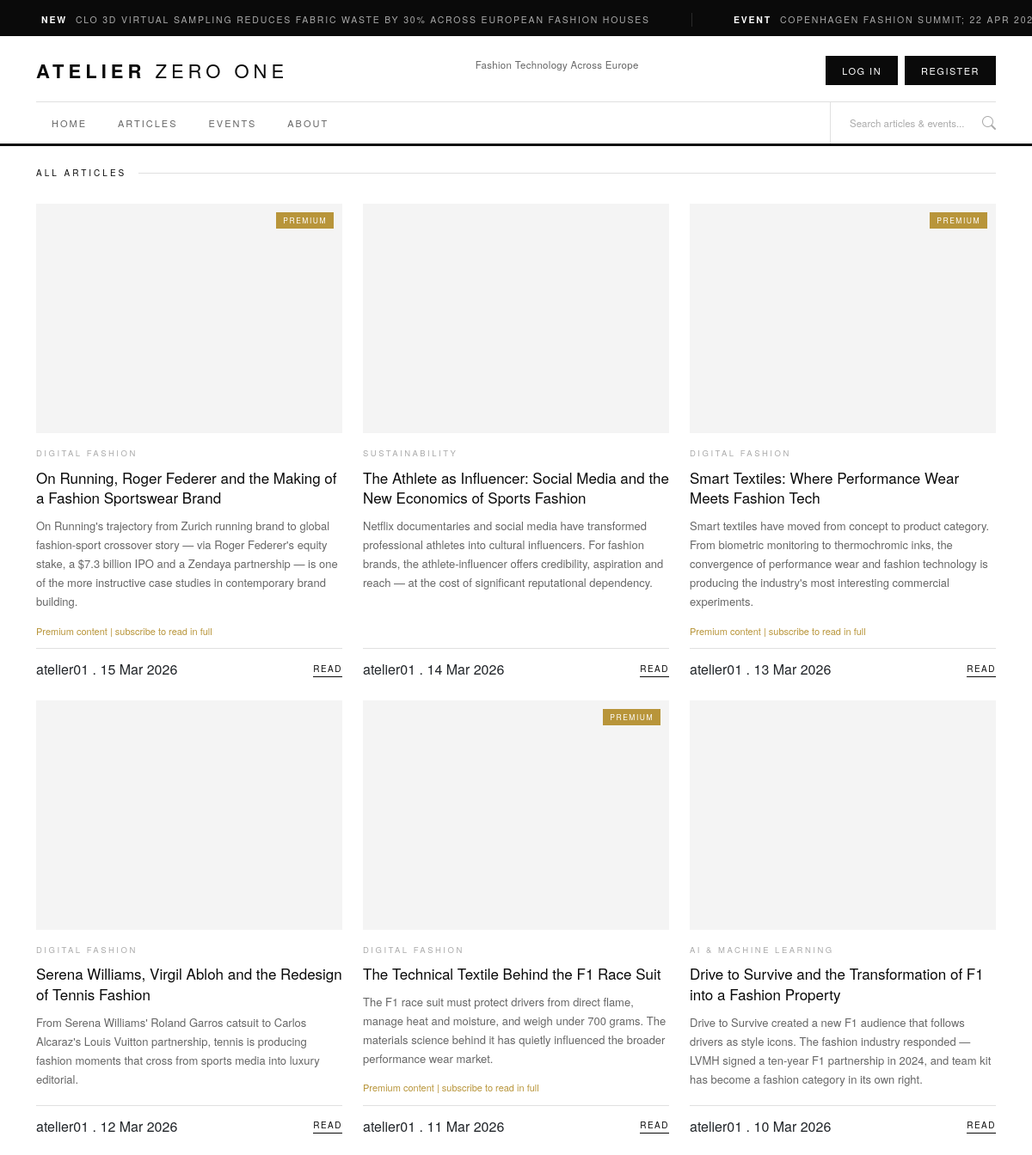
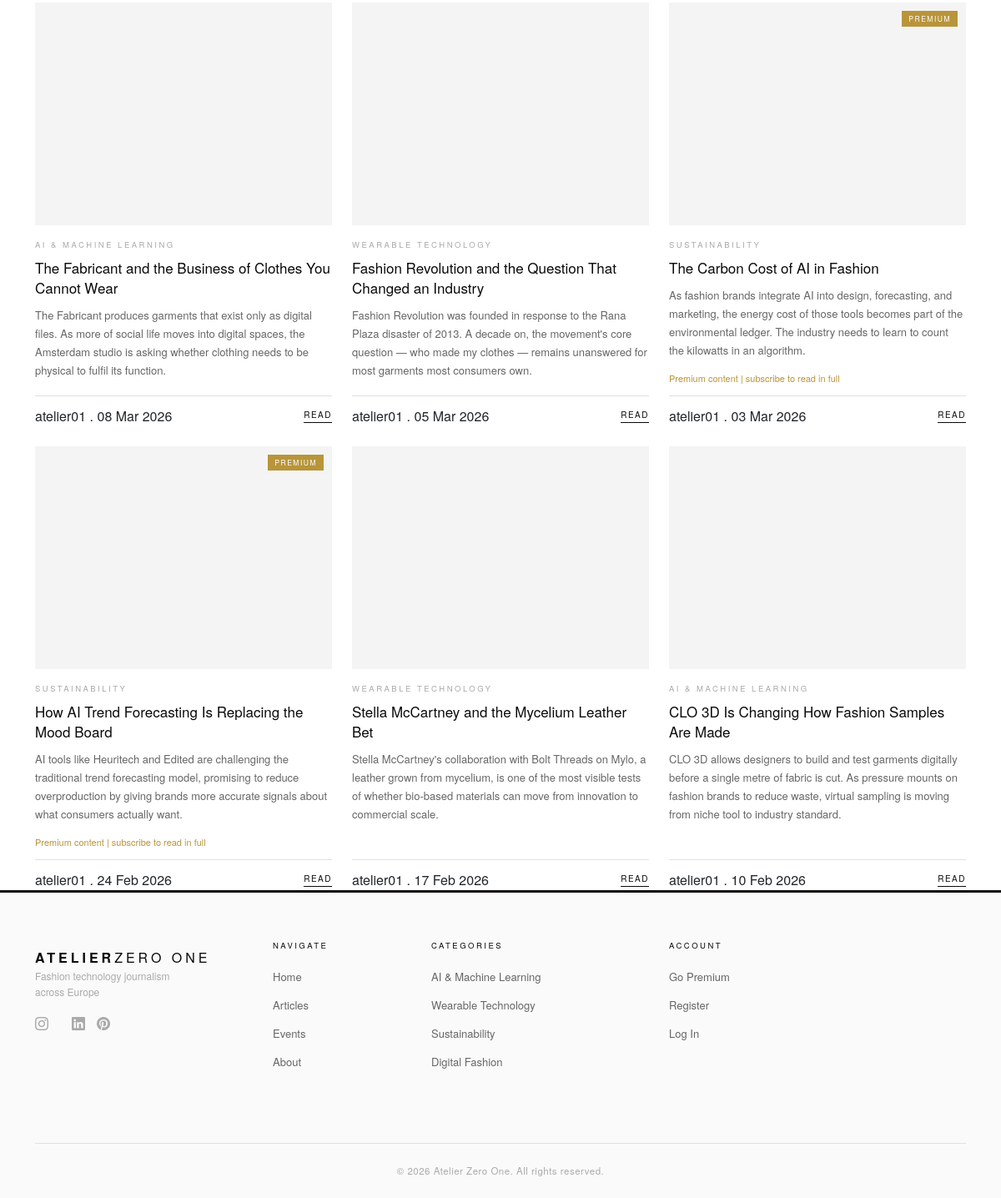
The app's page /articles/ with its own data (2 pictures, top to bottom).
### articles/models.py (models this page shows, shortened)
class Article(models.Model):
    title = models.CharField(max_length=200)
    slug = models.SlugField(unique=True)
    author = models.ForeignKey(
        User, on_delete=models.SET_NULL,
        null=True, blank=True, related_name='articles'
    )
    category = models.ForeignKey(
        Category, on_delete=models.SET_NULL,
        null=True, blank=True, related_name='articles'
    )
    body = models.TextField()
    excerpt = models.TextField(max_length=300, blank=True)
    image = CloudinaryField('image', blank=True, null=True)
    is_premium = models.BooleanField(default=False)
    is_published = models.BooleanField(default=False)
    published_at = models.DateTimeField(null=True, blank=True)
    created_at = models.DateTimeField(auto_now_add=True)
    updated_at = models.DateTimeField(auto_now=True)
    class Meta:
        ordering = ['-published_at']

class Category(models.Model):
    name = models.CharField(max_length=100)
    slug = models.SlugField(unique=True)
    description = models.TextField(blank=True)
    class Meta:
        verbose_name_plural = 'Categories'
        ordering = ['name']
    def __str__(self):
        return self.name

### articles/views.py (the view)
# urls.py: path('articles/', views.article_list, name='article_list'),
def article_list(request):
    articles = Article.objects.filter(is_published=True)
    categories = Category.objects.all()
    category_slug = request.GET.get('category')
    if category_slug:
        category = get_object_or_404(Category, slug=category_slug)
        articles = articles.filter(category=category)
    query = request.GET.get('q')
    if query:
        articles = articles.filter(title__icontains=query)
    context = {
        'articles': articles,
        'categories': categories,
    }
    return render(request, 'articles/article_list.html', context)

### articles/templates/articles/article_list.html (shortened to what this page needs)
{% extends "base.html" %}
{% load static %}
{% block extra_css %}
<link rel="stylesheet" href="{% static 'css/articles.css' %}">
{% endblock %}
{% block content %}
<div class="container">
    <div class="section-label-row mt-4">
        <span class="section-label">All Articles</span>
        <span class="section-rule"></span>
    </div>
</div>
<section class="articles-section">
    <div class="container">
        <div class="row g-4">
            {% for article in articles %}
            <div class="col-md-6 col-lg-4">
                <article class="article-card">
                    <div class="card-img">
                        {% if article.is_premium %}
                            <span class="premium-badge">Premium</span>
                        {% endif %}
                    </div>
                    <div class="card-cat">{{ article.category }}</div>
                    <h2 class="card-title">{{ article.title }}</h2>
                    <p class="card-excerpt">{{ article.excerpt }}</p>
                    {% if article.is_premium %}
                    <div class="card-lock">Premium content | subscribe to read in full</div>
                    {% endif %}
                    <div class="card-footer-row">
                        <div class="card-maeta">
                            <span>{{ article.author }}</span> . {{ article.published_at|date:"d M Y" }}
                        </div>
                        <a href="{% url 'articles:article_detail' article.slug %}" class="card-link">Read</a>
                    </div>
                </article>
            </div>
            {% empty %}
            <p>No articles yet.</p>
            {% endfor %}
        </div>
    </div>
</section>
{% endblock %}

### static/css/base.css (style rules this page uses)
:root { --black: #0a0a0a; --white: #ffffff; --grey-50: #fafafa; --grey-100: #f4f4f4; --grey-200: #e8e8e8; --grey-300: #d0d0d0; --grey-400: #aaaaaa; --grey-600: #666666; --grey-800: #333333; --border: #e0e0e0; --gold: #b8953a; --gold-light: #fffdf5; }
body { display: flex; flex-direction: column; min-height: 100vh; font-family: 'Helvetica Neue', Helvetica, Arial, sans-serif; }
.section-label-row { display: flex; align-items: center; gap: 14px; margin-bottom: 28px; }
.section-label { font-size: 10px; letter-spacing: 3px; text-transform: uppercase; color: var(--black); font-weight: 500; white-space: nowrap; }
.section-rule { flex: 1; height: 1px; background: var(--border); }
.article-card { display: flex; flex-direction: column; height: 100%; cursor: pointer; transition: transform 0.25s ease; }
.card-img { width: 100%; aspect-ratio: 4 / 3; background: var(--grey-100); margin-bottom: 16px; display: flex; align-items: center; justify-content: center; color: var(--grey-400); font-size: 10px; letter-spacing: 1px; position: relative; overflow: hidden; object-fit: cover; }
.premium-badge { position: absolute; top: 10px; right: 10px; font-size: 8.5px; letter-spacing: 1.5px; text-transform: uppercase; background: var(--gold); color: var(--white); padding: 3px 8px; }
.card-cat { font-size: 9.5px; letter-spacing: 2.5px; text-transform: uppercase; color: var(--grey-400); margin-bottom: 9px; }
.card-title { font-size: 17px; font-weight: 400; line-height: 1.4; color: var(--black); margin-bottom: 10px; transition: opacity 0.2s; }
.card-excerpt { font-size: 13px; color: var(--grey-600); line-height: 1.7; font-weight: 300; margin-bottom: 14px; flex: 1; }
.card-footer-row { display: flex; align-items: center; justify-content: space-between; padding-top: 12px; border-top: 1px solid var(--border); margin-top: auto; }
.card-link { font-size: 10px; letter-spacing: 1.5px; text-transform: uppercase; color: var(--black); border-bottom: 1px solid var(--black); padding-bottom: 1px; transition: opacity 0.2s; text-decoration: none; }
.card-lock { font-size: 11px; color: var(--gold); margin-bottom: 12px; display: flex; align-items: center; gap: 5px; }
.card-img { width: 100%; aspect-ratio: 4 / 3; background: var(--grey-100); margin-bottom: 16px; display: flex; align-items: center; justify-content: center; color: var(--grey-400); font-size: 10px; letter-spacing: 1px; position: relative; overflow: hidden; }
.card-title { font-size: 17px; font-weight: 400; line-height: 1.4; color: var(--black); margin-bottom: 10px; }

### records on screen
Article: is_premium "PREMIUM", category "DIGITAL FASHION", title "On Running, Roger Federer and the Making of a Fashion Sportswear Brand", excerpt "On Running's trajectory from Zurich running brand to global fashion-sport crossover story — via Roger Federer's equity stake, a $7.3 billion IPO and a Zendaya partnership — is one of the more instructive case studies in contemporary brand building.", shows "Premium content | subscribe to read in full", author "atelier01", published_at "15 Mar 2026"
Article: category "SUSTAINABILITY", title "The Athlete as Influencer: Social Media and the New Economics of Sports Fashion", excerpt "Netflix documentaries and social media have transformed professional athletes into cultural influencers. For fashion brands, the athlete-influencer offers credibility, aspiration and reach — at the cost of significant reputational dependency.", author "atelier01", published_at "14 Mar 2026"
Article: is_premium "PREMIUM", category "DIGITAL FASHION", title "Smart Textiles: Where Performance Wear Meets Fashion Tech", excerpt "Smart textiles have moved from concept to product category. From biometric monitoring to thermochromic inks, the convergence of performance wear and fashion technology is producing the industry's most interesting commercial experiments.", shows "Premium content | subscribe to read in full", author "atelier01", published_at "13 Mar 2026"
Article: category "DIGITAL FASHION", title "Serena Williams, Virgil Abloh and the Redesign of Tennis Fashion", excerpt "From Serena Williams' Roland Garros catsuit to Carlos Alcaraz's Louis Vuitton partnership, tennis is producing fashion moments that cross from sports media into luxury editorial.", author "atelier01", published_at "12 Mar 2026"
Article: is_premium "PREMIUM", category "DIGITAL FASHION", title "The Technical Textile Behind the F1 Race Suit", excerpt "The F1 race suit must protect drivers from direct flame, manage heat and moisture, and weigh under 700 grams. The materials science behind it has quietly influenced the broader performance wear market.", shows "Premium content | subscribe to read in full", author "atelier01", published_at "11 Mar 2026"
Article: category "AI & MACHINE LEARNING", title "Drive to Survive and the Transformation of F1 into a Fashion Property", excerpt "Drive to Survive created a new F1 audience that follows drivers as style icons. The fashion industry responded — LVMH signed a ten-year F1 partnership in 2024, and team kit has become a fashion category in its own right.", author "atelier01", published_at "10 Mar 2026"
Article: category "AI & MACHINE LEARNING", title "The Fabricant and the Business of Clothes You Cannot Wear", excerpt "The Fabricant produces garments that exist only as digital files. As more of social life moves into digital spaces, the Amsterdam studio is asking whether clothing needs to be physical to fulfil its function.", author "atelier01", published_at "08 Mar 2026"
Article: category "WEARABLE TECHNOLOGY", title "Fashion Revolution and the Question That Changed an Industry", excerpt "Fashion Revolution was founded in response to the Rana Plaza disaster of 2013. A decade on, the movement's core question — who made my clothes — remains unanswered for most garments most consumers own.", author "atelier01", published_at "05 Mar 2026"
Article: is_premium "PREMIUM", category "SUSTAINABILITY", title "The Carbon Cost of AI in Fashion", excerpt "As fashion brands integrate AI into design, forecasting, and marketing, the energy cost of those tools becomes part of the environmental ledger. The industry needs to learn to count the kilowatts in an algorithm.", shows "Premium content | subscribe to read in full", author "atelier01", published_at "03 Mar 2026"
Article: is_premium "PREMIUM", category "SUSTAINABILITY", title "How AI Trend Forecasting Is Replacing the Mood Board", excerpt "AI tools like Heuritech and Edited are challenging the traditional trend forecasting model, promising to reduce overproduction by giving brands more accurate signals about what consumers actually want.", shows "Premium content | subscribe to read in full", author "atelier01", published_at "24 Feb 2026"
Article: category "WEARABLE TECHNOLOGY", title "Stella McCartney and the Mycelium Leather Bet", excerpt "Stella McCartney's collaboration with Bolt Threads on Mylo, a leather grown from mycelium, is one of the most visible tests of whether bio-based materials can move from innovation to commercial scale.", author "atelier01", published_at "17 Feb 2026"
Article: category "AI & MACHINE LEARNING", title "CLO 3D Is Changing How Fashion Samples Are Made", excerpt "CLO 3D allows designers to build and test garments digitally before a single metre of fabric is cut. As pressure mounts on fashion brands to reduce waste, virtual sampling is moving from niche tool to industry standard.", author "atelier01", published_at "10 Feb 2026"
